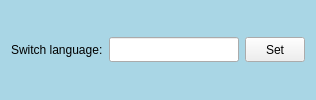
                          <widget class="QGroupBox" name="groupBox_71">
                           <property name="minimumSize">
                            <size>
                             <width>0</width>
                             <height>45</height>
                            </size>
                           </property>
                           <property name="styleSheet">
                            <string notr="true">QGroupBox{
background-color: rgb(169, 214, 229);
border:none;
}

QGroupBox:title{
background-color: rgb(70, 143, 175);
border:none;
	color: rgb(208, 248, 255);
}</string>
                           </property>
                           <property name="title">
                            <string/>
                           </property>
                           <layout class="QHBoxLayout" name="horizontalLayout_8">
                            <item>
                             <widget class="QLabel" name="label_39">
                              <property name="minimumSize">
                               <size>
                                <width>0</width>
                                <height>28</height>
                               </size>
                              </property>
                              <property name="text">
                               <string>Switch language:</string>
                              </property>
                             </widget>
                            </item>
                            <item>
                             <widget class="QLineEdit" name="lineEdit">
                              <property name="minimumSize">
                               <size>
                                <width>130</width>
                                <height>25</height>
                               </size>
                              </property>
                              <property name="maximumSize">
                               <size>
                                <width>140</width>
                                <height>16777215</height>
                               </size>
                              </property>
                              <property name="readOnly">
                               <bool>true</bool>
                              </property>
                             </widget>
                            </item>
                            <item>
                             <widget class="QPushButton" name="setShortSwitch">
                              <property name="minimumSize">
                               <size>
                                <width>60</width>
                                <height>25</height>
                               </size>
                              </property>
                              <property name="maximumSize">
                               <size>
                                <width>60</width>
                                <height>16777215</height>
                               </size>
                              </property>
                              <property name="text">
                               <string>Set</string>
                              </property>
                             </widget>
                            </item>
                           </layout>
                          </widget>
